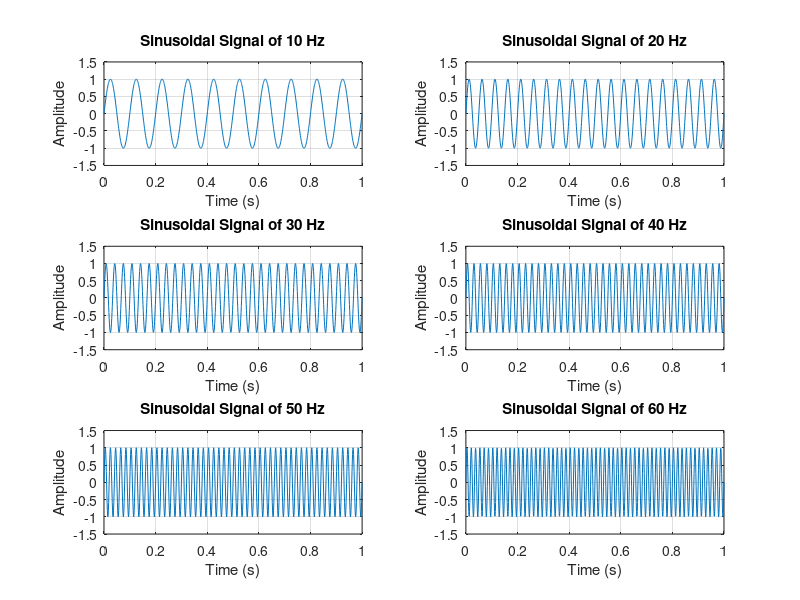

Recreate this plot in MATLAB.
time = 0 : 0.001 : 1;
frequency_a = 10;
frequency_b = 20;
frequency_c = 30;
frequency_d = 40;
frequency_e = 50;
frequency_f = 60;

signal_a = sin(2*pi*frequency_a*time);
subplot(3, 2, 1)
plot(time, signal_a);
xlabel('Time (s)');
ylabel('Amplitude');
title('Sinusoidal Signal of 10 Hz');
axis([0, 1, -1.5, 1.5]);
grid on;

signal_b = sin(2*pi*frequency_b*time);
subplot(3, 2, 2)
plot(time, signal_b);
xlabel('Time (s)');
ylabel('Amplitude');
title('Sinusoidal Signal of 20 Hz');
axis([0, 1, -1.5, 1.5]);
grid on;

signal_c = sin(2*pi*frequency_c*time);
subplot(3, 2, 3)
plot(time, signal_c);
xlabel('Time (s)');
ylabel('Amplitude');
title('Sinusoidal Signal of 30 Hz');
axis([0, 1, -1.5, 1.5]);
grid on;


signal_d = sin(2*pi*frequency_d*time);
subplot(3, 2, 4)
plot(time, signal_d);
xlabel('Time (s)');
ylabel('Amplitude');
title('Sinusoidal Signal of 40 Hz');
axis([0, 1, -1.5, 1.5]);
grid on;

signal_e = sin(2*pi*frequency_e*time);
subplot(3, 2, 5)
plot(time, signal_e);
xlabel('Time (s)');
ylabel('Amplitude');
title('Sinusoidal Signal of 50 Hz');
axis([0, 1, -1.5, 1.5]);
grid on;


signal_f = sin(2*pi*frequency_f*time);
subplot(3, 2, 6)
plot(time, signal_f);
xlabel('Time (s)');
ylabel('Amplitude');
title('Sinusoidal Signal of 60 Hz');
axis([0, 1, -1.5, 1.5]);
grid on;
